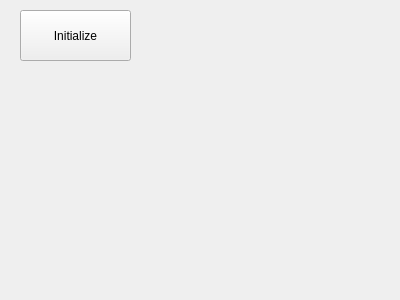
<?xml version="1.0" encoding="UTF-8"?>
<ui version="4.0">
 <class>MainWindow</class>
 <widget class="QMainWindow" name="MainWindow">
  <property name="geometry">
   <rect>
    <x>0</x>
    <y>0</y>
    <width>400</width>
    <height>300</height>
   </rect>
  </property>
  <property name="windowTitle">
   <string>MainWindow</string>
  </property>
  <widget class="QWidget" name="centralWidget">
   <widget class="QPushButton" name="cmdInit">
    <property name="geometry">
     <rect>
      <x>20</x>
      <y>10</y>
      <width>111</width>
      <height>51</height>
     </rect>
    </property>
    <property name="text">
     <string>Initialize</string>
    </property>
   </widget>
  </widget>
 </widget>
 <layoutdefault spacing="6" margin="11"/>
 <resources/>
 <connections/>
</ui>
